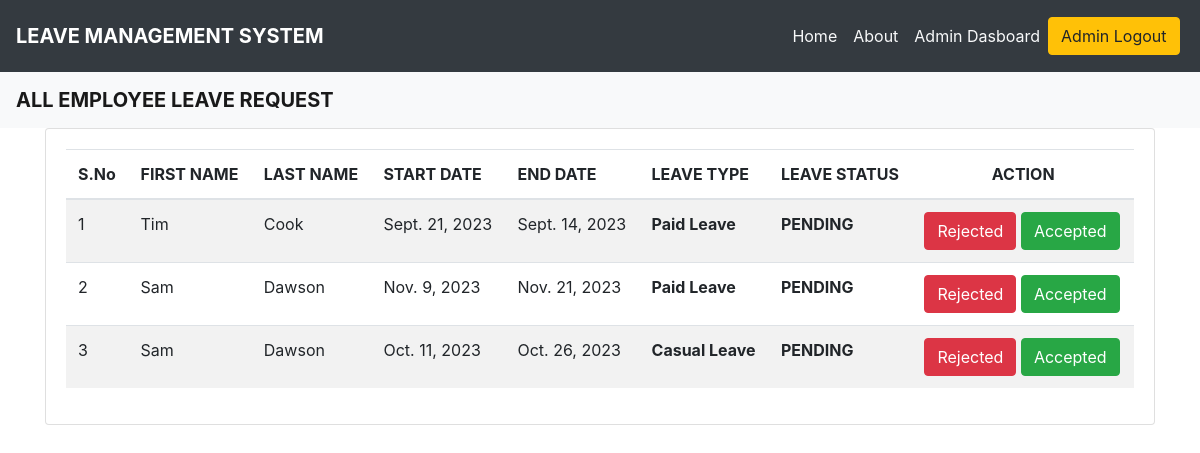
/all_leave_request/, run on the app's committed database.
### app/models.py (models this page shows, shortened)
class LeaveRequest(models.Model):
    employee = models.ForeignKey(Employee, on_delete=models.CASCADE)
    leave_type = models.CharField(max_length=30,
                                  choices=[('casual leave', 'casual leave'), ('paid leave', 'paid leave'),
                                           ('sick leave', 'sick leave')])
    start_date = models.DateField(default=datetime.date.today)
    end_date = models.DateField(default=datetime.date.today)
    leave_status = models.CharField(max_length=25, choices=[('1', 'pending'), ('2', 'rejected'), ('3','accepted')], default=1)
    reason = models.TextField(max_length=150, default=None)

class Employee(models.Model):
    user = models.OneToOneField(CustomUser, null=True, blank=True, on_delete=models.CASCADE)
    email = models.EmailField(max_length=200, null=True, blank=True)
    first_name = models.CharField(max_length=50)
    last_name = models.CharField(max_length=50)
    designation = models.CharField(max_length=35)
    department = models.CharField(max_length=30,
                                  choices=[('development', 'Development'), ('testing', 'Testing'), ('ml', 'Ml')])
    mobile = models.CharField(max_length=15)
    address = models.CharField(max_length=200, null=True, blank=True)
    city = models.CharField(max_length=200, null=True, blank=True)
    region = models.CharField(max_length=200, null=True, blank=True)
    country = models.CharField(max_length=200, null=True, blank=True)
    zipcode = models.CharField(max_length=200, null=True, blank=True)

### app/views.py (the view)
# urls.py: path("all_leave_request/", views.all_leave_request, name='all_leave_request'),
def all_leave_request(request):
    all_leave= LeaveRequest.objects.filter(leave_status='1').order_by('-id')
    context ={
        'all_leave': all_leave
    }
    return render(request, 'all_leave_request.html', context)

### templates/all_leave_request.html (shortened to what this page needs)
<!doctype html>
{% load static %}
<html lang="en">
<head>
    <link rel="stylesheet" type="text/css" href="{% static 'css/style.css' %}">
    <link rel="stylesheet" href="https://cdn.jsdelivr.net/npm/bootstrap@4.3.1/dist/css/bootstrap.min.css"
>
</head>
<body>
<nav class="navbar navbar-dark bg-dark">
    <a class="navbar-brand" href="/"><strong>LEAVE MANAGEMENT SYSTEM</strong></a>
    <div class="form-inline my-2 my-lg-10">
        <a class="p-2 text-light" href="#">Home</a>
        <a class="p-2 text-light" href="#">About</a>
        <a class="p-2 text-light" href="/admin_dashboard/">Admin Dasboard</a>
        <a href="/logout"class="btn btn-warning">Admin Logout</a>&nbsp;
    </div>
</nav>
<nav class="navbar navbar-light bg-light">
  <a style="text-align:center" class="navbar-brand" href="/admin_dashboard/"><strong>ALL EMPLOYEE LEAVE REQUEST</strong></a>
</nav>
 <div class="container">
          <div class="row">
            <div class="col-md-12">
              <div class="card">
                <div class="card-body">
                  <table class="table table-striped">
                    <thead>
                    <tr>
                      <th>S.No</th>
                      <th>FIRST NAME</th>
                      <th>LAST NAME</th>
                      <th>START DATE</th>
                      <th>END DATE</th>
                       <th>LEAVE TYPE</th>
                        <th>LEAVE STATUS</th>
                        <th style="text-align:center">ACTION</th>
                    </tr>
                    </thead>
                    <tbody>
                    {% for s in all_leave %}
                    <tr>
                      <td>{{forloop.counter}}</td>
                      <td>{{s.employee.first_name}}</td>
                        <td>{{s.employee.last_name}}</td>
                       <td>{{s.start_date}}</td>
                       <td>{{s.end_date}}</td>
                        <td><strong>{{s.leave_type|title}}</strong></td>
                        <td>
                            {% if s.leave_status == "1" %}<strong>PENDING</strong>{% endif %}
                        </td>
                      <td>
                        <a href="/reject_leave/{{s.id}}" class="btn btn-danger md-sm">Rejected</a>
                        <a href="/accept_leave/{{s.id}}" class="btn btn-success md-sm">Accepted</a>
                      </td>
                    </tr>
                    {% endfor%}
                    </tbody>
                  </table>
                </div>
              </div>
            </div>
          </div>
        </div>
</body>
</html>

### static/css/style.css (style rules this page uses)
body { background-color: hsl(0, 0%, 98%); }
.bg-dark { background-color: #4f868c!important; }
.btn { border-radius: 0; }
.btn-warning { color: #212529; }

### data on the page
LeaveRequest: employee.first_name "Tim", employee.last_name "Cook", start_date "Sept. 21, 2023", end_date "Sept. 14, 2023", leave_type "Paid Leave", leave_status "PENDING"
LeaveRequest: employee.first_name "Sam", employee.last_name "Dawson", start_date "Nov. 9, 2023", end_date "Nov. 21, 2023", leave_type "Paid Leave", leave_status "PENDING"
LeaveRequest: employee.first_name "Sam", employee.last_name "Dawson", start_date "Oct. 11, 2023", end_date "Oct. 26, 2023", leave_type "Casual Leave", leave_status "PENDING"
